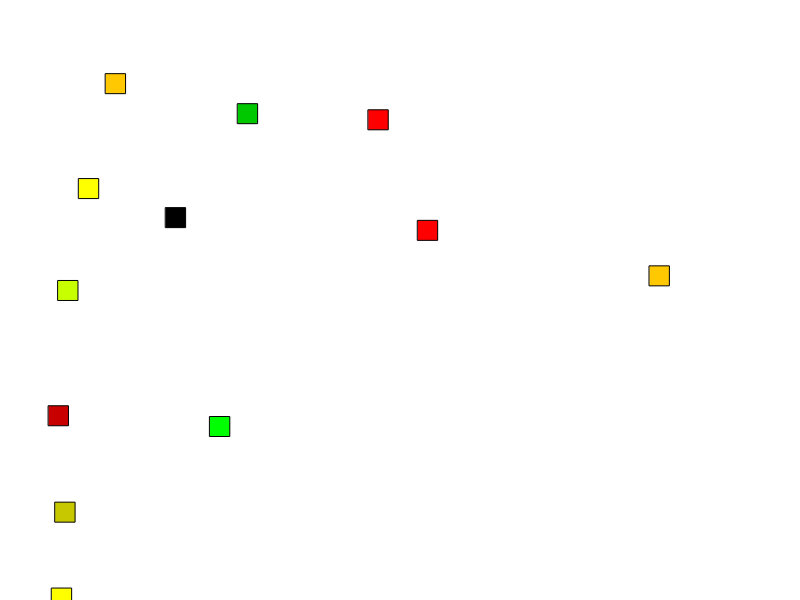
Frame 1 (no input)
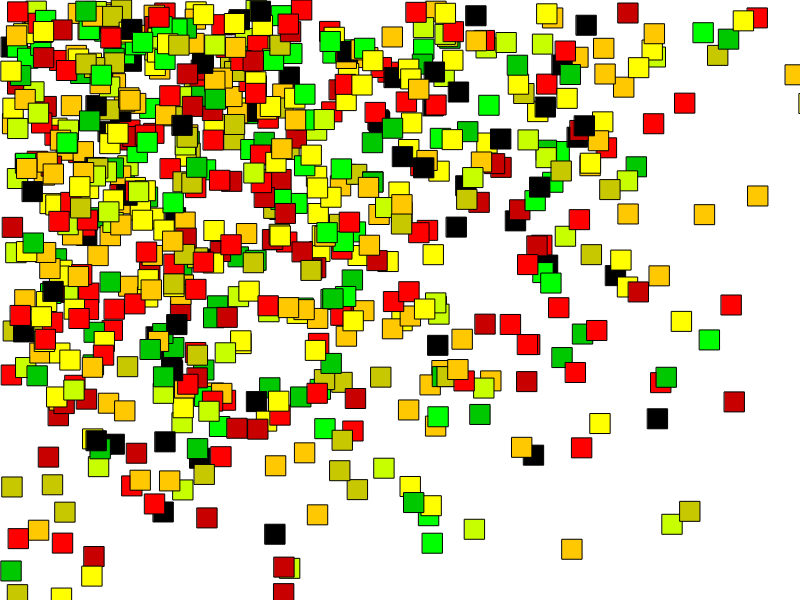
Frame 60 (no input)
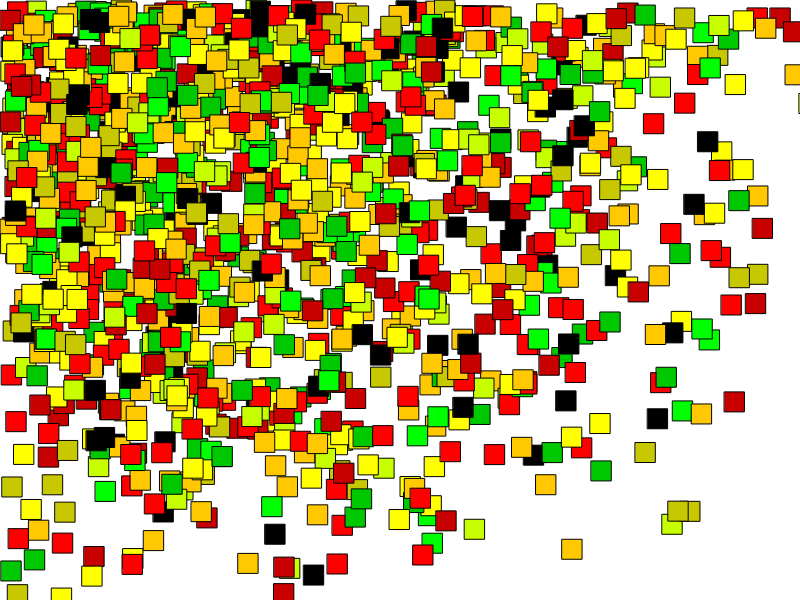
Frame 120 (the mouse pressed at the canvas centre since frame 60)

The p5.js sketch that drew these frames (run headless with seeded random() and noise() and a simulated clock; from frame 60 on, the mouse is pressed at the canvas centre):

// p5.js sketch
// ── sketch.js
var x = 0;
var y = 0;

var r = 0;
var g = 0;
var b = 0;

var redincrementer = 200;
var greenincrementer = 200;

function setup() {
  createCanvas(800, 600);
  background(255); // one number 0-255 is dark to light
}

function draw() {

  //background(255);
  
  var counter = 0;
  
  // fill up the whole screen every time:
  for(r = 0;r<width;r=r+redincrementer)
  {
    for(g = 0;g<height;g=g+greenincrementer)
    {
      fill(r, g, 0); // red and green and 0 for blue
      stroke(0, 0, b) // just blue
      rectMode(CORNER);
      x = min(random(width), random(width)); // lesser of the two
      y = min(random(height), random(height)); // lesser of the two
      rect(x, y, 20, 20); // square
      counter = counter + 1;
    }
  }
  

}
